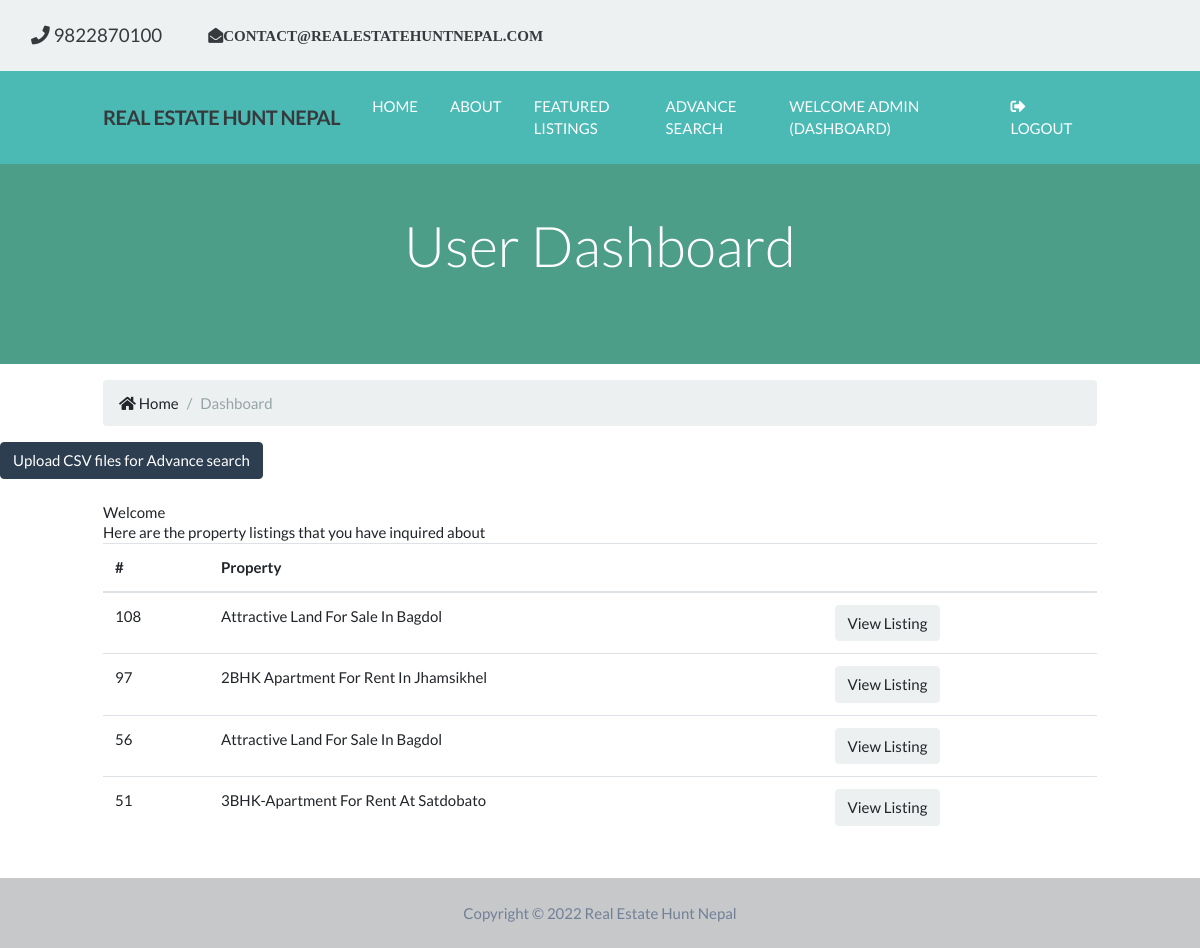
The page /account/dashboard (signed in) on the database as committed earlier.
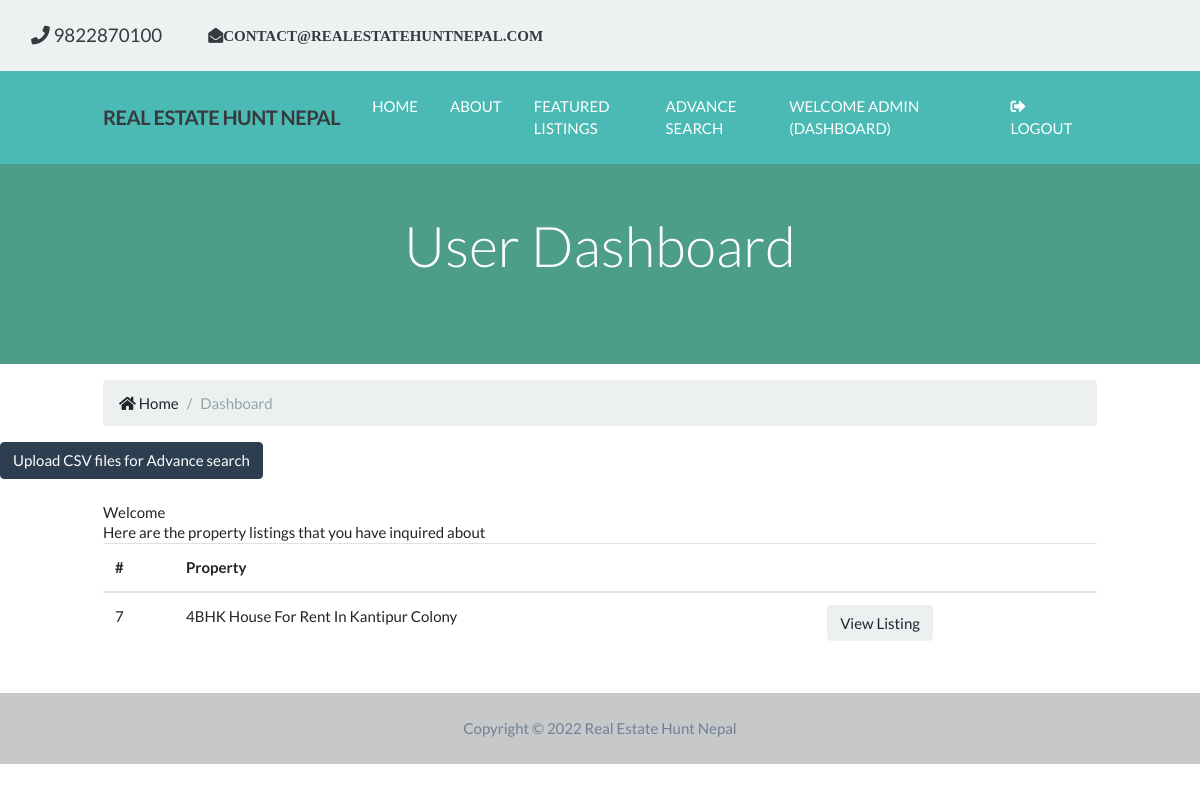
The same page on the database as committed later.
### contact/models.py (models this page shows, shortened)
class Contact(models.Model):
    listing_id = models.IntegerField(verbose_name='Listing ID')
    listing_title = models.CharField(
        max_length=200, verbose_name='Title')
    contact_name = models.CharField(
        max_length=200, verbose_name='Contact Name')
    contact_mail = models.CharField(
        max_length=200, verbose_name='E-Mail')
    contact_phone = models.CharField(
        max_length=200, verbose_name='Phone')
    contact_message = models.TextField(
        blank=True, verbose_name='Message')
    contact_date = models.DateTimeField(default=datetime.now)
    user_id = models.IntegerField(blank=True, null=True)
    class Meta:
        verbose_name = 'contact'
        verbose_name_plural = 'contacts'

### account/views.py (the view)
# urls.py: path('dashboard', views.dashboard, name='dashboard'),
@login_required(login_url='account:login')
def dashboard(request):
    title = 'User Dashboard'
    template_name = 'account/dashboard.html'
    user_contacts = Contact.objects.all().order_by(
        '-contact_date').filter(user_id=request.user.id)
    context = {
        'title': title,
        'user_contacts': user_contacts
    }
    return render(request, template_name, context)

### account/templates/account/dashboard.html
{% extends 'header/base.html' %} {% load static %} {% block content %}
<section id="showcase-inner" class="py-5 text-white">
  <div class="container">
    <div class="row text-center">
      <div class="col-md-12">
        <h1 class="display-4">User Dashboard</h1>
      </div>
    </div>
  </div>
</section>
<section id="bc" class="mt-3">
  <div class="container">
    <nav aria-label="breadcrumb">
      <ol class="breadcrumb">
        <li class="breadcrumb-item">
          <a href="{% url 'main:main-index' %}">
            <i class="fas fa-home"></i> Home</a
          >
        </li>
        <li class="breadcrumb-item active">Dashboard</li>
      </ol>
    </nav>
  </div>
</section>
<a href="#" class="btn btn-primary btn-blocks"
  >Upload CSV files for Advance search
</a>
<section id="dashboard" class="py-4">
  <div class="container">
    <div class="row">
      <div class="col-md-12">
        <h2>Welcome {{ user.first_name }}</h2>
        {% if user_contacts %}
        <p>Here are the property listings that you have inquired about</p>
        <table class="table">
          <thead>
            <tr>
              <th scope="col">#</th>
              <th scope="col">Property</th>
              <th></th>
            </tr>
          </thead>
          <tbody>
            {% for contact in user_contacts %}
            <tr>
              <td>{{ contact.listing_id }}</td>
              <td>{{ contact.listing_title }}</td>
              <td>
                <a
                  class="btn btn-light"
                  href="{% url 'listing:detail' contact.listing_id %}"
                  >View Listing</a
                >
              </td>
            </tr>
            {% endfor %}
          </tbody>
        </table>
        {% else %}
        <p>You have not made any inquires</p>
        {% endif %}
      </div>
    </div>
  </div>
</section>
{% endblock %}

### templates/header/base.html (shortened to what this page needs)
{% load static %}
<!DOCTYPE html>
<html lang="en">
  <head>
    <link rel="stylesheet" href="{% static 'main/css/all.css' %}" />
    <link rel="stylesheet" href="{% static 'main/css/bootstrap.min.css' %}" />
    <link rel="stylesheet" href="{% static 'main/css/lightbox.min.css' %}" />
    <link rel="stylesheet" href="{% static 'main/css/style.css' %}" />
    <link
      href="https://unpkg.com/tailwindcss@^1.0/dist/tailwind.min.css"
      rel="stylesheet"
    />
  </head>
  <body>
    {% include 'partials/_topbar.html' %} {% include 'partials/_navbar.html' %}
    {% include 'partials/_messages.html' %} {% block content %} {% endblock %}
    {% include 'partials/_footer.html' %}
  </body>
</html>

### templates/partials/_topbar.html (shortened to what this page needs)
{% load static %}
<nav class="navbar navbar-expand-lg navbar-light bg-light">
  <a class="navbar-brand">
    <div class="col-md-4"><i class="fas fa-phone"></i> 9822870100</div>
  </a>
  <div class="col-md-4">
    <i class="fas fa-envelope-open">contact@realestatehuntnepal.com</i>
  </div>
</nav>

### templates/partials/_navbar.html (shortened to what this page needs)
{% load static %}
<nav class="navbar navbar-expand-lg navbar-dark bg-teal-500 sticky-top">
  <div class="container">
    <div class="flex items-center flex-shrink-0 mr-6 text-zinc-600">
      <span class="font-semibold text-xl tracking-tight"
        >Real Estate Hunt Nepal
      </span>
    </div>
    <div class="collapse navbar-collapse" id="navbarNavAltMarkup">
      <ul class="navbar-nav">
        <li class="nav-item mr-3">
          <a class="nav-link" href="{% url 'main:main-index' %}">Home</a>
        </li>
        <li class="nav-item mr-3">
          <a class="nav-link" href="{% url 'main:main-about' %}">About</a>
        </li>
        <li class="nav-item mr-3">
          <a class="nav-link" href="{% url 'listing:index' %}">
            Featured Listings
          </a>
        </li>
        <li class="nav-item mr-3">
          <a class="nav-link" href="{% url 'listing:advanceSearch' %}">
            Advance Search
          </a>
        </li>
      </ul>
      <ul class="navbar-nav ml-auto">
        {% if user.is_active %}
        <li class="nav-item mr-3">
          <a href="{% url 'account:dashboard' %}" class="nav-link">
            Welcome {{ user.username }} (Dashboard)
          </a>
        </li>
        <li class="nav-item mr-3">
          <a href="{% url 'account:logout' %}" class="nav-link">
            <i class="fas fa-sign-out-alt"></i>
            Logout
          </a>
        </li>
        {% endif %}
      </ul>
    </div>
  </div>
</nav>

### templates/partials/_footer.html (shortened to what this page needs)
{% load static %}
<footer class="text-center lg:text-left bg-gray-100 text-gray-600">
    <div class="text-center p-4" style="background-color: rgba(0, 0, 0, 0.2);">
  Copyright &copy; 2022 Real Estate Hunt Nepal
</footer>

### main/static/main/css/all.css (style rules this page uses)
.fa, .fas, .far, .fal, .fab { -moz-osx-font-smoothing: grayscale; -webkit-font-smoothing: antialiased; display: inline-block; font-style: normal; font-variant: normal; text-rendering: auto; line-height: 1; }
.fa-envelope-open:before { content: "\f2b6"; }
.fa-home:before { content: "\f015"; }
.fa-phone:before { content: "\f095"; }
.fa-sign-out-alt:before { content: "\f2f5"; }
.fa, .fas { font-family: "Font Awesome 5 Free"; font-weight: 900; }

### main/static/main/css/style.css (style rules this page uses)
.navbar { opacity: 0.9; text-transform: uppercase; }
#showcase-inner { background: url(../img/building.jpg) no-repeat top center fixed/cover; position: relative; overflow: hidden; min-height: 200px; }
#showcase-inner::before { content: ''; position: absolute; top: 0; left: 0; min-height: 100%; width: 100%; background: rgba(32, 134, 107, 0.8); }

Rows that differ between the two databases and show on the page:
removed Contact: listing_id "108", listing_title "Attractive Land For Sale In Bagdol"
removed Contact: listing_id "97", listing_title "2BHK Apartment For Rent In Jhamsikhel"
removed Contact: listing_id "56", listing_title "Attractive Land For Sale In Bagdol"
removed Contact: listing_id "51", listing_title "3BHK-Apartment For Rent At Satdobato"
added Contact: listing_id "7", listing_title "4BHK House For Rent In Kantipur Colony"
